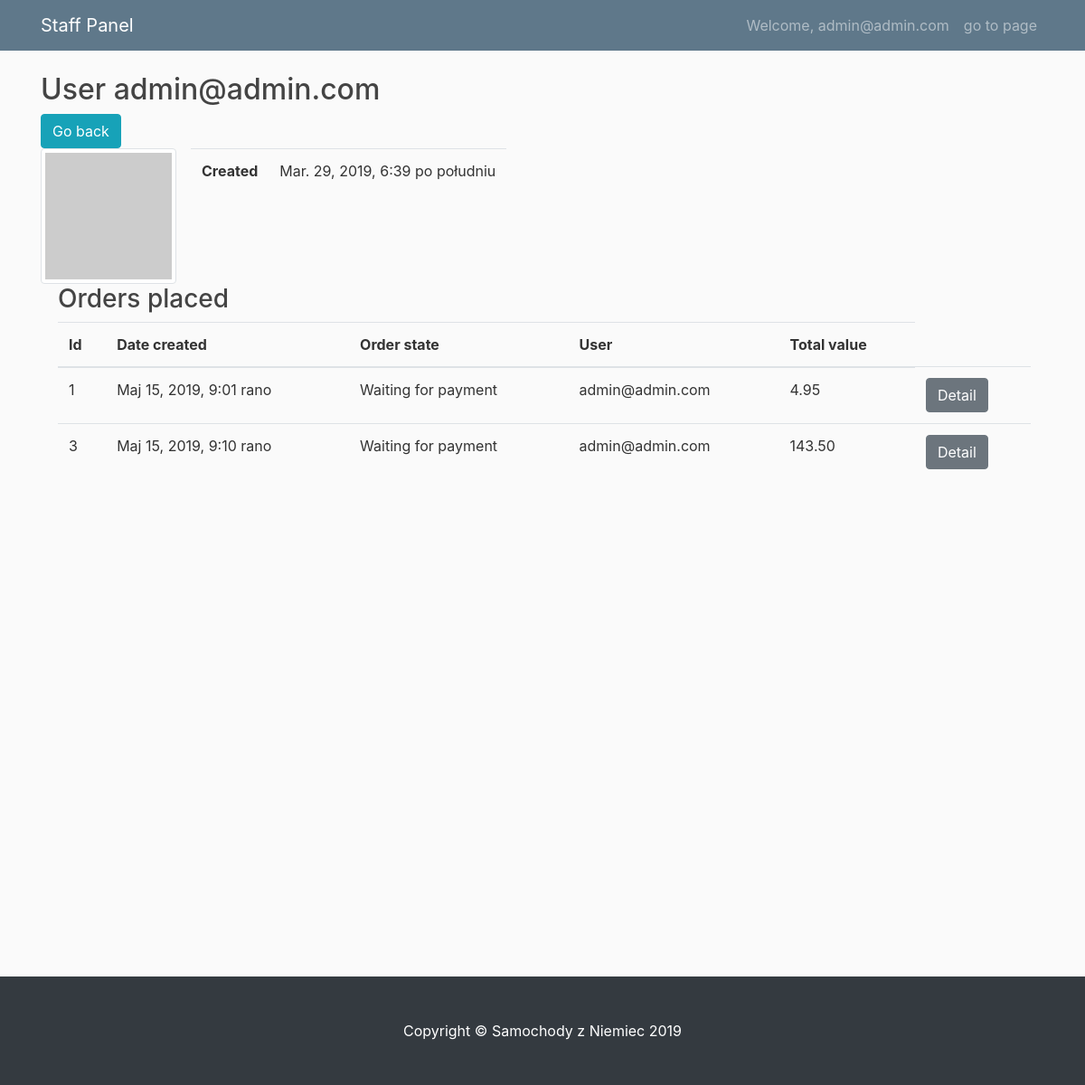
The page /staff/user_detail/1 (signed in) on the database as committed earlier.
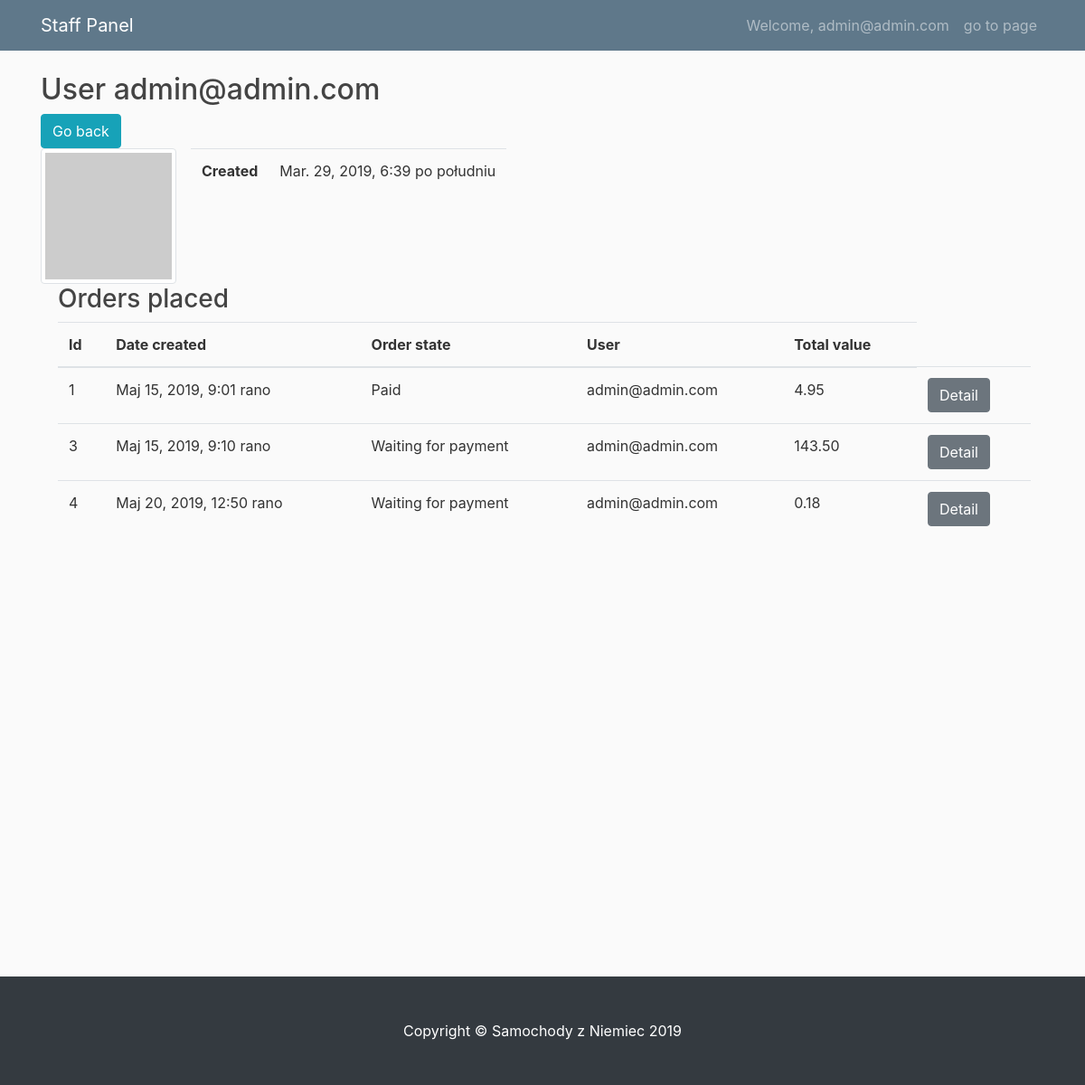
The same page on the database as committed later.
### account/models.py (models this page shows, shortened)
class User(AbstractBaseUser):
    email = models.EmailField(max_length=255, unique=True)
    is_active = models.BooleanField(default=True)  # can login
    is_staff = models.BooleanField(default=False)  # staff user non superuser
    is_admin = models.BooleanField(default=False)  # superuser
    created = models.DateTimeField(auto_now_add=True)
    updated = models.DateTimeField(auto_now=True)
    USERNAME_FIELD = "email"  # username
    REQUIRED_FIELDS = []
    objects = UserManager()
    def __str__(self):
        return self.email

### orders/models.py (models this page shows, shortened)
class Order(models.Model):
    address = models.ForeignKey(Address, on_delete=models.DO_NOTHING)
    user = models.ForeignKey(User, on_delete=models.DO_NOTHING)
    created = models.DateTimeField(auto_now_add=True)
    updated = models.DateTimeField(auto_now=True)
    paid = models.BooleanField(default=False)
    class Meta:
        ordering = ("created",)
    def get_total_cost(self):
        return sum(item.get_cost() for item in self.items.all())

class OrderItem(models.Model):
    order = models.ForeignKey(Order, related_name="items", on_delete=models.CASCADE)
    product = models.ForeignKey(
        Product, related_name="order_items", on_delete=models.CASCADE
    )
    price = models.DecimalField(max_digits=10, decimal_places=2)
    quantity = models.PositiveIntegerField(default=1)
    def get_cost(self):
        return self.price * self.quantity

### staff/decorators.py (the view)
    def wrap(request, *args, **kwargs):
        if request.user.is_authenticated and request.user.is_staff:
            return func(request, *args, **kwargs)
        elif request.user.is_authenticated:
            return redirect("shop:index")
        else:
            return redirect("account:login")

### cart/context_processors.py (called while the page is built)
def cart(request):
    return {'cart': Cart(request)}

### staff/templates/staff/user_detail.html
{% extends 'staff/base.html' %}
{% block content %}
<h2>User {{user.email}}</h2>
<div class="row">
    <div class="col">
        <a href="{% url 'staff:user_list'%}" class="btn btn-info">Go back</a>
    </div>
</div>
<div class="d-flex justify-content-start">
    <div class="image-container">
        <img src="http://placehold.it/150x150" id="imgProfile" style="width: 150px; height: 150px"
            class="img-thumbnail" />
    </div>
    <div class="userData ml-3">
        <table class="table">
            <tr>
                <th>Created</th>
                <td>{{ user.created }}</td>
            </tr>
        </table>
    </div>
</div>
<div class="col-12">
    <div class="tab-content ml-1" id="myTabContent">
        <h3>Orders placed</h3>
        <table class="table table-hover">
            <thead>
                <tr>
                    <th scope="col">Id</th>
                    <th scope="col">Date created</th>
                    <th scope="col">Order state</th>
                    <th scope="col">User</th>
                    <th scope="col">Total value</th>
                </tr>
            </thead>
            <tbody>
                {% for order in user.order_set.all %}
                <tr>
                    <td>{{order.id}} </td>
                    <td>{{order.created}}</td>
                    <td>{% if order.paid %}Paid{% else %}Waiting for payment
                        {% endif %}</td>
                    <td>{{order.user}}</td>
                    <td> {{order.get_total_cost}}</td>
                    <td><a href="{% url 'staff:order_detail' pk=order.pk %}" class="btn btn-secondary">Detail</a></td>
                </tr>
                {% endfor %}
            </tbody>
        </table>
    </div>
</div>
{% endblock %}

### staff/templates/staff/base.html (shortened to what this page needs)
{% load static %}
<!DOCTYPE html>
<html lang="en">
<head>
    <link rel="stylesheet" href="https://maxcdn.bootstrapcdn.com/bootstrap/4.0.0/css/bootstrap.min.css"
>
    <link href="{% static 'css/staff.css' %}" rel="stylesheet">
</head>
<body>
    <nav class="navbar navbar-expand-md navbar-dark bg-steel fixed-top">
        <div class="container">
            <a class="navbar-brand mr-4" href="{% url 'staff:panel' %}">Staff Panel</a>
            <div class="collapse navbar-collapse" id="navbarToggle">
                <div class="navbar-nav">
                    <a class="nav-item nav-link" href="{% url 'account:profile'%}">
                        Welcome, {{ user.email }}
                    </a>
                    <a class="nav-item nav-link" href="{% url 'shop:index'%}"> go to page </a>
                </div>
            </div>
        </div>
    </nav>
    <div class="container" style="min-height: 1000px;">
        {% block content%}
        {% endblock%}
    </div>
    <footer class="py-5 bg-dark">
        <div class="container">
            <p class="m-0 text-center text-white">Copyright &copy; Samochody z Niemiec 2019</p>
        </div>
    </footer>
</body>
</html>

### staff/static/css/staff.css (style rules this page uses)
body { background: #fafafa; color: #333333; margin-top: 5rem; }
h1, h2, h3, h4, h5, h6 { color: #444444; }
.bg-steel { background-color: #5f788a; }

Rows that differ between the two databases and show on the page:
changed Order "Maj 15, 2019, 9:01 rano": paid "Waiting for payment" → "Paid"
added Order: id "4", created "Maj 20, 2019, 12:50 rano", paid "Waiting for payment", user "admin@admin.com", get_total_cost "0.18"
